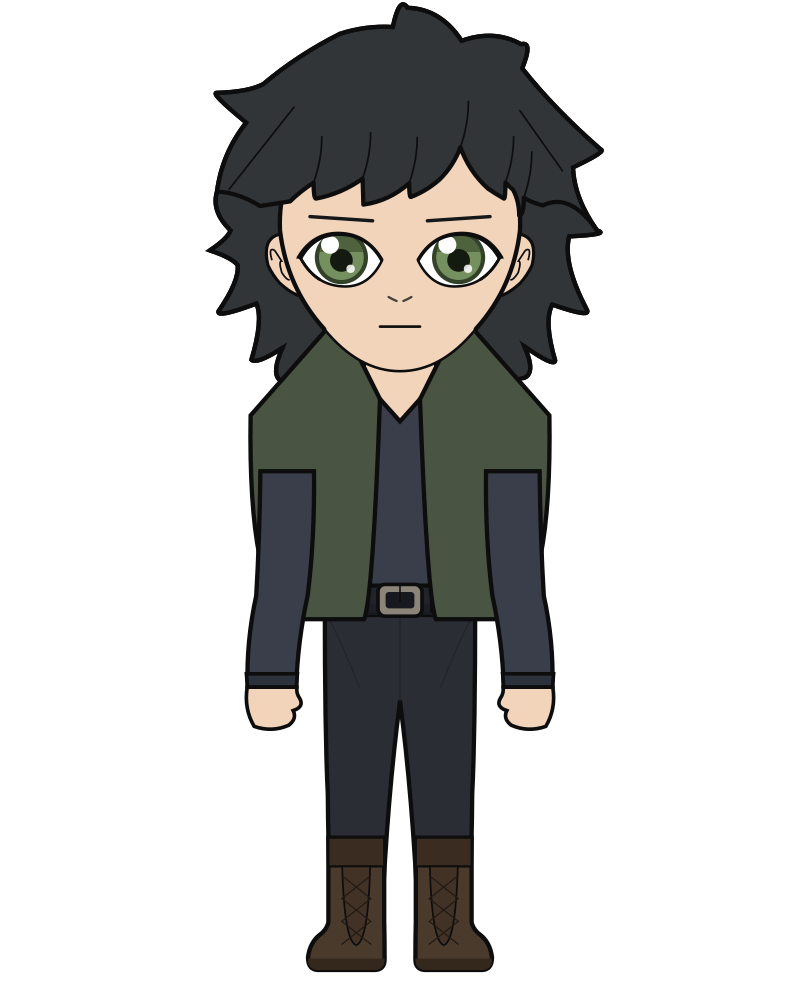
#> input picture ref-out/tomohiro.png, 800 x 1000 px, given in place of target.png, which was not available
$ python tips.py ../../ref-out/tomohiro.png
#> lines starting #> are read from the running program, lines starting #| are printed output that depends on the picture; after the words box and inside, x2 and y2 are one past the last pixel; in counts of white or black regions, pixels touching at a corner belong together; pictures that were not available may be replaced by others from this repository, and a replacement may not be noted
### harness/franzi/gate.py
"""G0, the silhouette gate of the adult-body campaign (docs/adult-body-plan.md).

Compares the neck-down silhouette of a body type's underwear-only render with the fused Franzi target
(out/franzi/target.png, made by measure.py). Both silhouettes are measured by the same landmark rules and brought to
a common scale (chin to sole), then compared:

    IoU                  at least 0.93
    width at 10% steps   each within 5% (full ink width, and the body run where the arms are free)
    landmark heights     waist, hip, crotch each within 0.05 H of the target (H: the target's head height)

    ./harness/run.sh harness/franzi/gate.py BODY [HEIGHT] [--silhouette]   # renders it first; --silhouette: no underwear
    ./harness/run.sh harness/franzi/gate.py --self            # the target against itself: must pass

Exit status 0 on pass, 1 on a fail. The thresholds are fixed in the plan; change them only with a note in
docs/adult-body-status.md and the owner's say.
"""

import json
import subprocess
import sys
from pathlib import Path

import numpy as np
from PIL import Image

OUT = Path("out/franzi")
IOU_MIN, WIDTH_TOL, LANDMARK_TOL_H = 0.93, 0.05, 0.05
TARGET_H_PX = 352  # the references' head height (top of hair to chin) on the common canvas


def runs(row):
    d = np.diff(np.concatenate([[0], row.astype(int), [0]]))
    return list(zip(np.where(d == 1)[0], np.where(d == -1)[0]))


# [74 lines left out: functions rows_of, landmarks, silhouette, compare, not called in this run]


def main():
    args = [a for a in sys.argv[1:] if a != "--verbose"]  # --silhouette stays: the body only, no underwear
    if not args:
        sys.exit(__doc__)
    tm = np.array(Image.open(OUT / "target.png").convert("L")) > 128
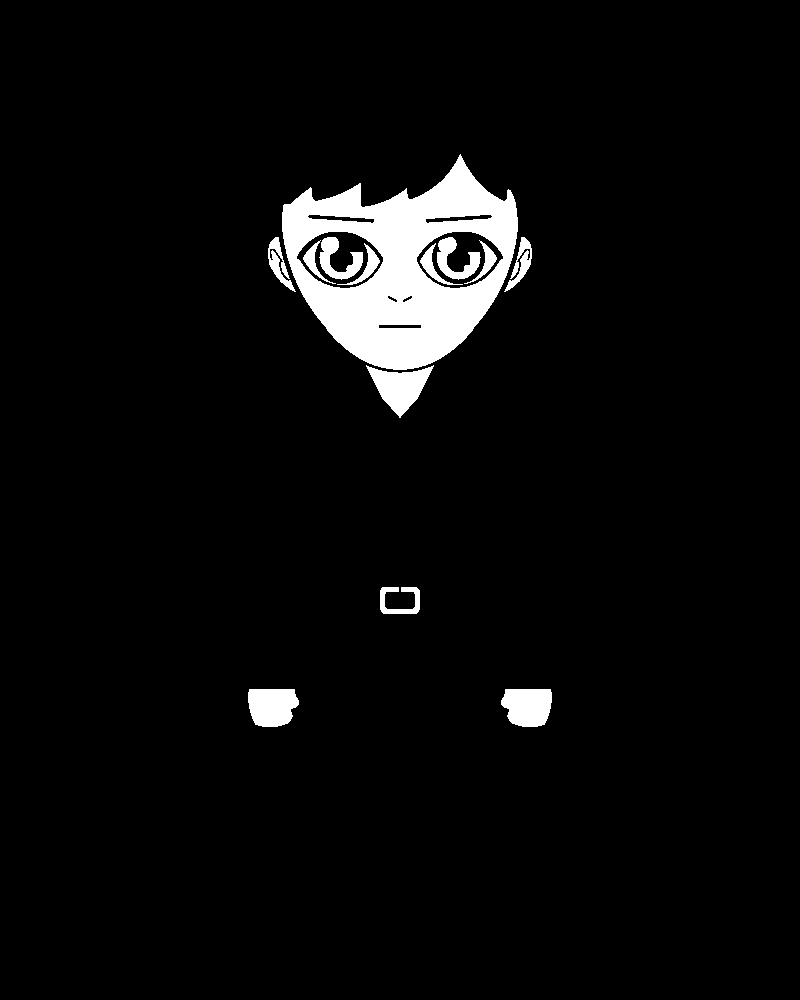
#> tm: shape (1000, 800) bool; 4.4% white; 13 white regions, largest, box (x1, y1, x2, y2) and area: (282, 154, 518, 370) 25752, (366, 365, 434, 418) 1750, (248, 689, 299, 727) 1626
    # The chin and the sole are the two rows both silhouettes know: the references' head height is 352 px (README).
    t_sh, t_sole = int(np.where(tm.any(1))[0].min() + TARGET_H_PX), int(np.where(tm.any(1))[0].max())
#> t_sh = 506; t_sole = 726
    if args[0] == "--self":
        rm, r_sh, r_sole = tm, t_sh, t_sole
    else:
        body = args[0]
        sil = "--silhouette" in args
        height = next((a for a in args[1:] if not a.startswith("--")), None)
        svg = OUT / f"{body}-{'silhouette' if sil else 'underwear'}.svg"
        cmd = ["node", "harness/franzi/underwear.ts", body, str(svg), height or "-"] + (["silhouette"] if sil else [])
        subprocess.run(cmd, check=True)
#> (this line was passed over: subprocess is not available in this run)
        subprocess.run([sys.executable, "harness/svg2png.py", str(svg), str(svg.with_suffix(".png")), "--scale", "2"], check=True)
#> (this line was passed over: subprocess is not available in this run)
#> (the run stopped early here; a loop or call above may not have finished)

$ run again, on ref/victor.png
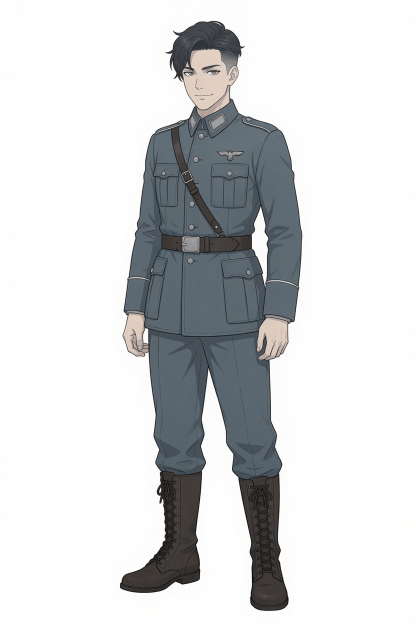
#> input picture ref/victor.png, 832 x 1248 px, given in place of target.png, which was not available (shown at 1/2 size)
#> in main, `tm = np.array(Image.open(OUT / "target.png").convert("L")) > 128`:
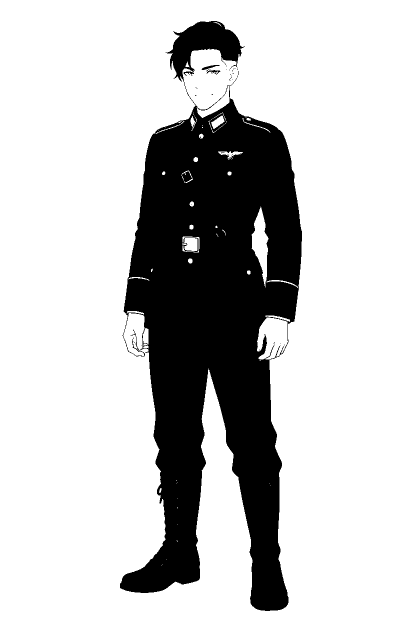
#> tm: shape (1248, 832) bool (shown at 1/2 size); 77.5% white; 37 black regions (33 under 20 px), largest, box (x1, y1, x2, y2) and area: (240, 42, 604, 1222) 233572, (403, 130, 440, 140) 134, (413, 140, 441, 149) 103, (367, 143, 388, 152) 79
#> t_sh = 352; t_sole = 1247
